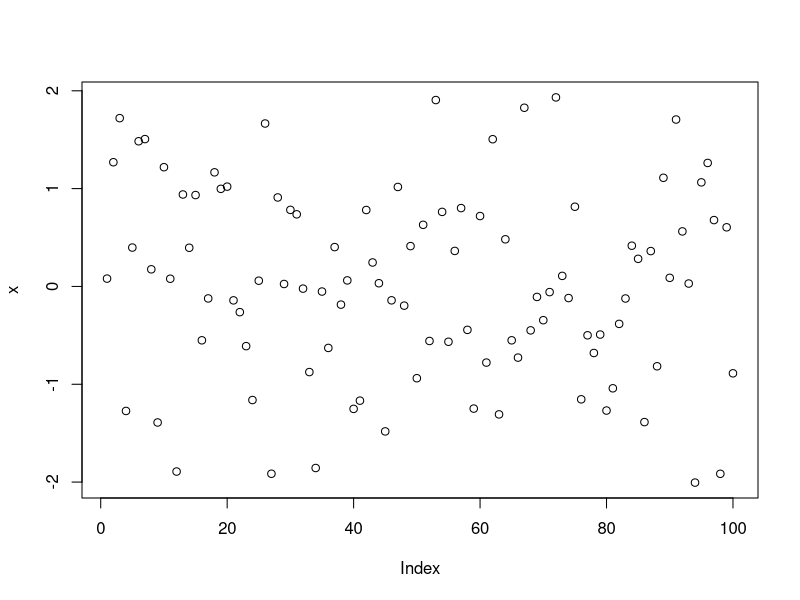

Reproduce this figure in R. (Note: this script raises an error after producing the figure.)
## ---- chunk 1
10^2 + 26
## ---- chunk 2
a <- 4
a
## ---- chunk 3
a*5
## ---- chunk 4
a
## ---- chunk 5
a <- a + 10
a
## ---- chunk 6
rm(list=ls())
## ---- chunk 7
b=c(3,4,5)
b
## ---- chunk 8
(3+4+5)/3
## ---- chunk 9
mean(x=b)
## ---- chunk 10
mean(b)
## ---- chunk 11
# rnorm() is a base function that creates random samples from a random distribution

x <- rnorm(100)

# plot() is a base function that charts

plot(x)
## ---- chunk 12
j <- c(1,2,NA)
## ---- chunk 13
max(j)

## ---- chunk 14
max(j, na.rm=T)
## ---- chunk 15
sum(j)
# compared to
sum(j, na.rm=T)
## ---- chunk 16
m <- "apples"
m
## ---- chunk 17
n <- pears
## ---- chunk 18
m + 2
## ---- chunk 19
date1 <- strptime(c("20100225230000", "20100226000000", "20100226010000"), format="%Y%m%d%H%M%S")
date1
## ---- chunk 20
# If you don't currently have the lubridate package installed, uncomment the line below and run it

# install.packages("lubridate")

library(lubridate)

date1 <- ymd_hms(c("20100225230000", "20100226000000", "20100226010000"))
## ---- chunk 21
sample_df <- data.frame(id=c(1001,1002,1003,1004), name=c("Steve", "Pam", "Jim", "Dwight"), age=c(26, 65, 15, 7), race=c("White", "Black", "White", "Hispanic"))
sample_df$race <- factor(sample_df$race)
sample_df$id <- factor(sample_df$id)
sample_df$name <- as.character(sample_df$name)
## ---- chunk 22
str(sample_df)
## ---- chunk 23
levels(sample_df$race)
## ---- chunk 24
summary(sample_df$race)
## ---- chunk 25
sample_df$race
as.character(sample_df$race)
## ---- chunk 26
sample_df$name
factor(sample_df$name)
## ---- chunk 27
sample_df$id
as.numeric(sample_df$id)
## ---- chunk 28
sample_df$id
as.numeric(as.character(sample_df$id))
## ---- chunk 29
percent_change <- function(first_number, second_number) {
  pc <- (second_number-first_number)/first_number*100
  return(pc)
}

percent_change(100,150)
## ---- chunk 30
percent_change("what", "happens")
